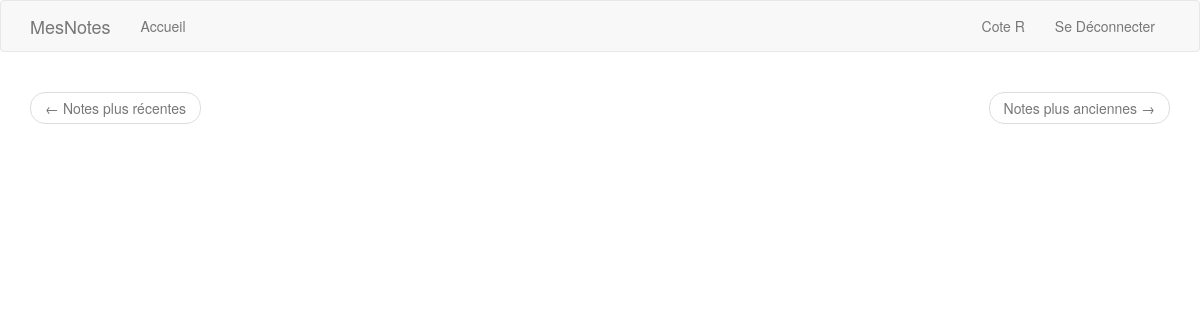
Page /notes (signed in) on the earlier database version.
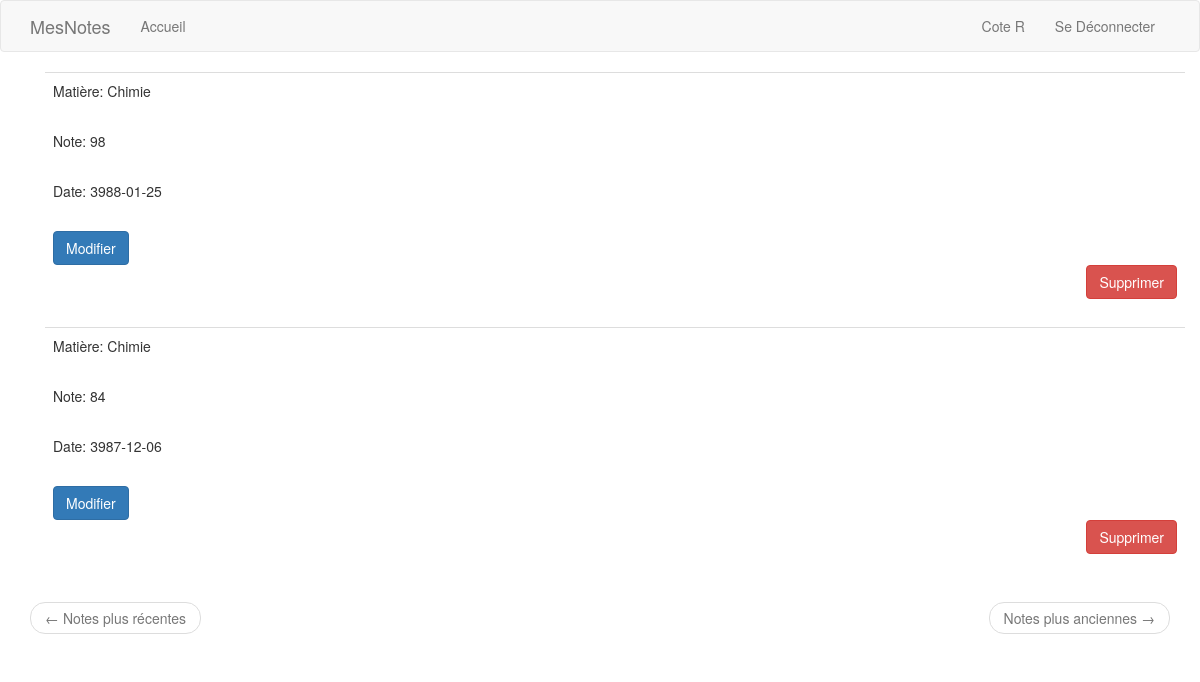
Same page on the later database version.
### app/models.py (models this page shows, shortened)
class Grade(db.Model):
    id = db.Column(db.Integer, primary_key=True)
    mark = db.Column(db.Float, index=True)
    timestamp = db.Column(db.Integer, index=True, default=datetime.utcnow)
    normal_timestamp = db.Column(db.String(), index=True)
    subject = db.Column(db.String(), index=True)
    user_id = db.Column(db.Integer, db.ForeignKey('user.id'))
    def set_normal_timestamp(self, date):
        date_object = num2date(date)
        self.normal_timestamp = date_object.strftime('%Y-%m-%d')

### app/routes.py (the view)
@login_required
@app.route('/notes', methods=['GET', 'POST'])
def notes():
    user = User.query.filter_by(username=current_user.username).first()
    page = request.args.get('page', 1, type=int)
    grades = Grade.query.filter_by(user_id=user.id).order_by(Grade.timestamp.desc()).paginate(
             page, app.config['GRADES_PER_PAGE'], False)
    next_url = url_for('notes', page=grades.next_num) if grades.has_next else None
    prev_url = url_for('notes', page=grades.prev_num) if grades.has_prev else None
    for grade in grades.items:
        if grade.normal_timestamp == None:
            grade.set_normal_timestamp(grade.timestamp)
    return render_template('notes.html', title='Notes', grades=grades.items, next_url=next_url, prev_url=prev_url)

### app/models.py (called while the page is built)
@login.user_loader
def user_loader(id):
    return User.query.get(int(id))

### app/templates/notes.html
{% extends "base.html" %}
{% import "bootstrap/wtf.html" as wtf %}
{% block app_content %}
    <div class="container">
        {% for grade in grades %}
            {% include "_note.html" %}
        {% endfor %}
    </div>
    <nav aria-label='...'>
        <ul class="pager">
            <li class="previous {% if not prev_url %} disabled {% endif %}">
                <a href="{{ prev_url or '#' }}">
                    <span aria-hidden="true">&larr;</span> Notes plus récentes
                </a>
            </li>
            <li class="next {% if not next_url %} disabled {% endif %}">
                <a href="{{ next_url or '#' }}">
                    Notes plus anciennes <span aria-hidden="true">&rarr;</span>
                </a>
            </li>
        </ul>
    </nav>
{% endblock %}

### app/templates/base.html (shortened to what this page needs)
{% extends "bootstrap/base.html" %}
    {% block navbar %}
        <nav class="navbar navbar-default">
            <div class="container">
                <div class="navbar-header">
                    <a class="navbar-brand" href="{{ url_for('index') }}">MesNotes</a>
                </div>
                <div class="collapse navbar-collapse" id="bs-example-navbar-collapse-1">
                    <ul class="nav navbar-nav navbar-left">
                        {% if current_user.is_authenticated %}
                            <li><a href="{{ url_for('index') }}">Accueil</a></li>
                        {% endif %}
                    </ul>
                    <ul class="nav navbar-nav navbar-right">
                        {% if current_user.is_anonymous %}
                            <li><a href="{{ url_for('login') }}">Se Connecter</a></li>
                        {% else %}
                            <li><a href="{{ url_for('cote_r') }}">Cote R</a></li>
                            <li><a href="{{ url_for('logout') }}">Se Déconnecter</a></li>
                        {% endif %}
                    </ul>
                </div>
            </div>
        </nav>
    {% endblock %}
    {% block content %}
        <div class="container">
            {% block app_content %}
            {% endblock %}
        </div>
    {% endblock %}

### app/templates/_note.html (shortened to what this page needs)
<table class="table table-hover">
    <tr>
        <td>
            <p>Matière: {{ grade.subject }}</p>
            <br>
            <p>Note: {{ grade.mark }}</p>
            <br>
            <p>Date: {{ grade.normal_timestamp }}</p>
            <br>
            <button type="button" class="btn btn-primary" data-toggle="modal" data-target="#edit-grade-modal-{{ grade.id }}">Modifier</button>
            <form action="{{ url_for('delete_grade', grade_id=grade.id) }}" method="post">
                <button type="submit" class="btn btn-danger pull-right">Supprimer</button>
            </form>
        </td>
    </tr>
</table>

Differences in the rows shown:
added Grade: subject "Chimie", mark "98", normal_timestamp "3988-01-25"
added Grade: subject "Chimie", mark "84", normal_timestamp "3987-12-06"
